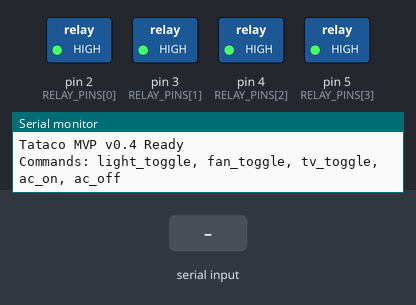
A sketch run on a simulated Arduino Uno, built with avr-gcc and run on an emulated ATmega328P. Shown: switched loads named in the sketch (green lamp = pin HIGH), the last lines printed to the serial monitor. The test bench sets the inputs (shaded band).

Above: at 1.2 s.
1.3 s: "light_toggle\n" received over Serial
At 2.1 s:
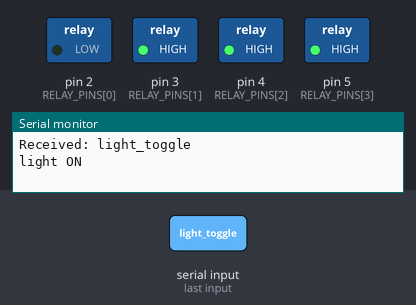
2.8 s: "fan_toggle\n" received over Serial
At 3.1 s:
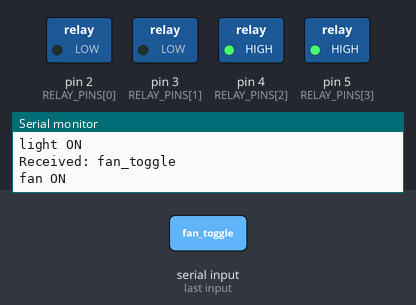
4.3 s: "tv_toggle\n" received over Serial
At 5.4 s:
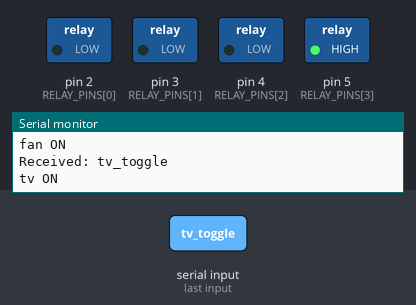
5.8 s: "ac_on\n" received over Serial
At 6.4 s:
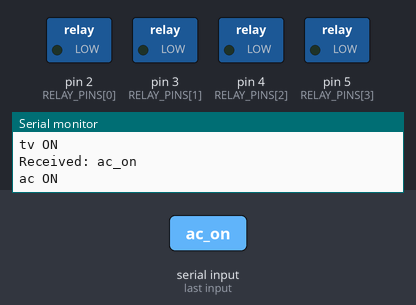
7.3 s: "light_toggle\n" received over Serial
At 7.8 s:
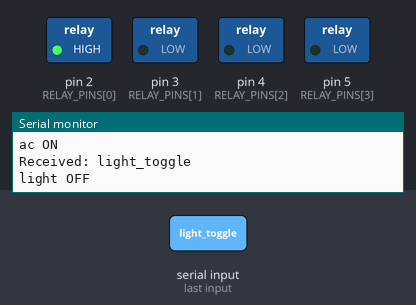
8.8 s: "ac_off\n" received over Serial
At 9.9 s:
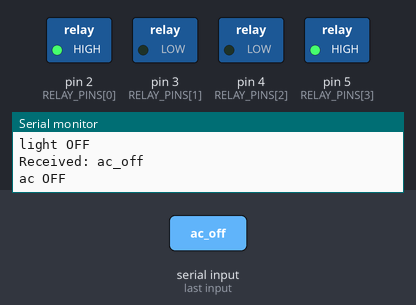
Timing chart, 0 to 11.3 s (numbered marks = the images above; inputs shaded):
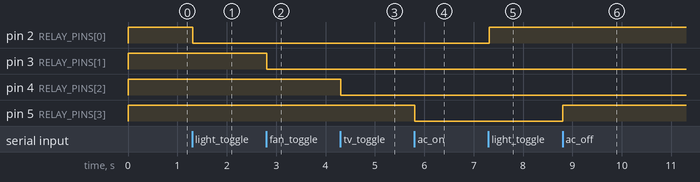

The sketch:

tataco_mvp.ino
```cpp
/*
Tataco MVP v0.4 - Arduino Code
*/

// تعريف منافذ الريلاي
const int RELAY_PINS[] = {2, 3, 4, 5};
const int NUM_RELAYS = 4;
const String RELAY_NAMES[] = {"light", "fan", "tv", "ac"};

// حالات الريلاي
bool relayStates[NUM_RELAYS] = {false, false, false, false};

void setup() {
  Serial.begin(9600);

  // تهيئة منافذ الريلاي
  for (int i = 0; i < NUM_RELAYS; i++) {
    pinMode(RELAY_PINS[i], OUTPUT);
    digitalWrite(RELAY_PINS[i], HIGH); // إيقاف في البداية (نشط منخفض)
  }

  Serial.println("Tataco MVP v0.4 Ready");
  Serial.println("Commands: light_toggle, fan_toggle, tv_toggle, ac_on, ac_off");
}

void loop() {
  if (Serial.available() > 0) {
    String command = Serial.readStringUntil('\n');
    command.trim();
    processCommand(command);
  }
}

void processCommand(String command) {
  Serial.print("Received: ");
  Serial.println(command);

  if (command == "light_toggle") {
    toggleRelay(0);
  } else if (command == "fan_toggle") {
    toggleRelay(1);
  } else if (command == "tv_toggle") {
    toggleRelay(2);
  } else if (command == "ac_on") {
    setRelay(3, true);
  } else if (command == "ac_off") {
    setRelay(3, false);
  } else {
    Serial.println("Unknown command");
  }
}

void toggleRelay(int relayIndex) {
  if (relayIndex >= 0 && relayIndex < NUM_RELAYS) {
    relayStates[relayIndex] = !relayStates[relayIndex];
    digitalWrite(RELAY_PINS[relayIndex], relayStates[relayIndex] ? LOW : HIGH);
    Serial.print(RELAY_NAMES[relayIndex]);
    Serial.println(relayStates[relayIndex] ? " ON" : " OFF");
  }
}

void setRelay(int relayIndex, bool state) {
  if (relayIndex >= 0 && relayIndex < NUM_RELAYS) {
    relayStates[relayIndex] = state;
    digitalWrite(RELAY_PINS[relayIndex], state ? LOW : HIGH);
    Serial.print(RELAY_NAMES[relayIndex]);
    Serial.println(state ? " ON" : " OFF");
  }
}
```

Measured:
- after the input at 1.3 s, pin 2 (RELAY_PINS[0]): HIGH → LOW at once
- after the input at 2.8 s, pin 3 (RELAY_PINS[1]): HIGH → LOW at once
- after the input at 4.3 s, pin 4 (RELAY_PINS[2]): HIGH → LOW at once
- after the input at 5.8 s, pin 5 (RELAY_PINS[3]): HIGH → LOW at once
- after the input at 7.3 s, pin 2 (RELAY_PINS[0]): LOW → HIGH at once
- after the input at 8.8 s, pin 5 (RELAY_PINS[3]): LOW → HIGH at once
